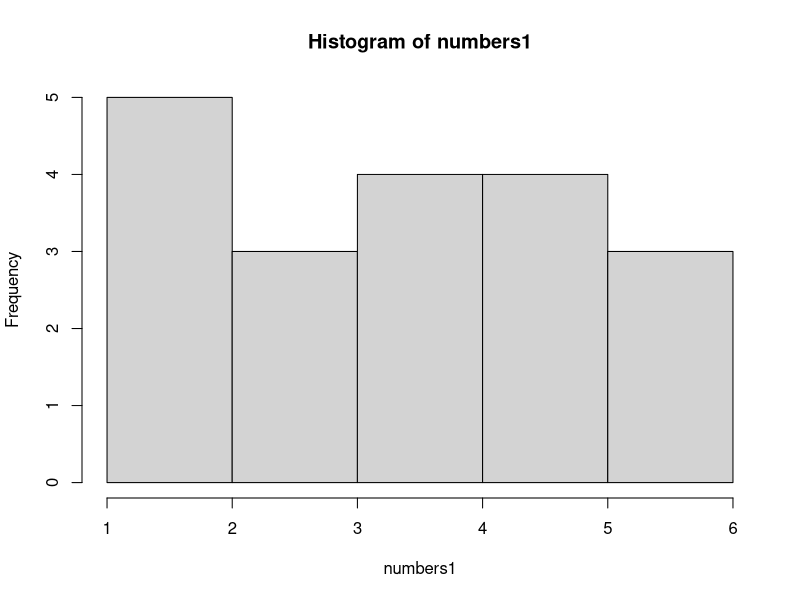
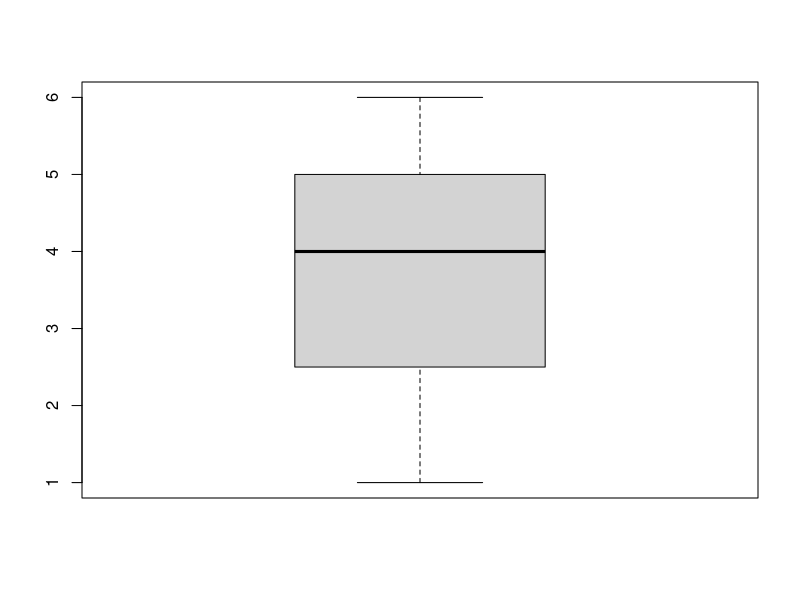
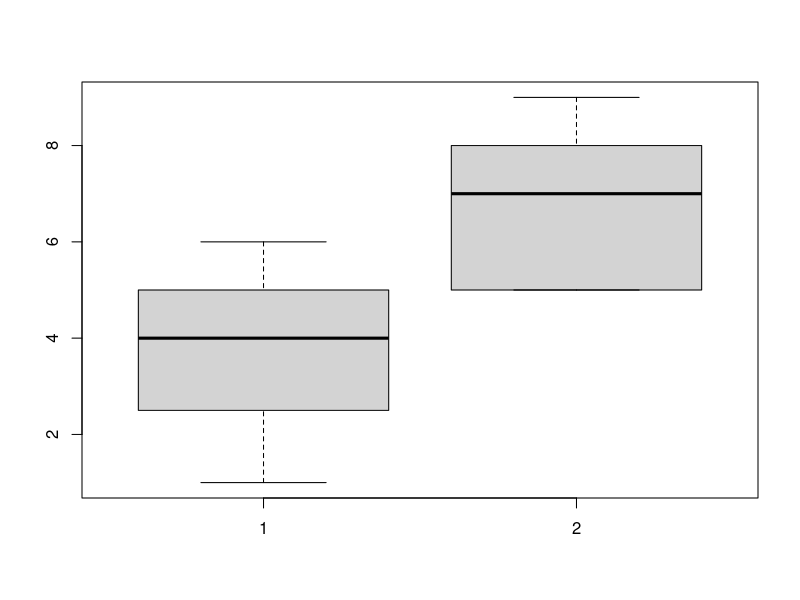
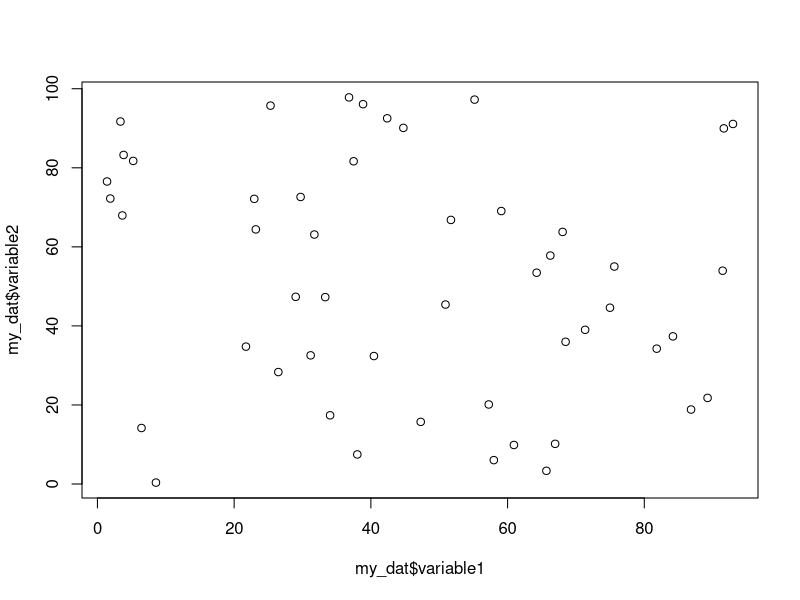
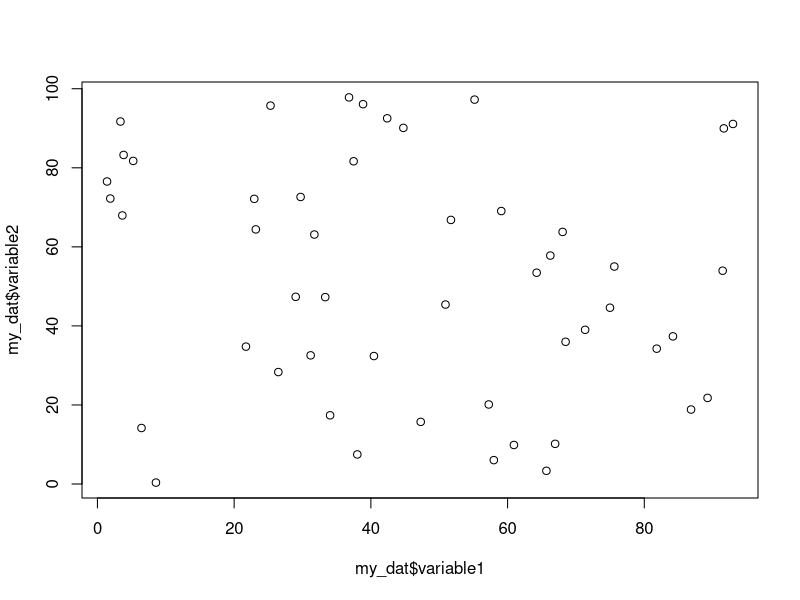
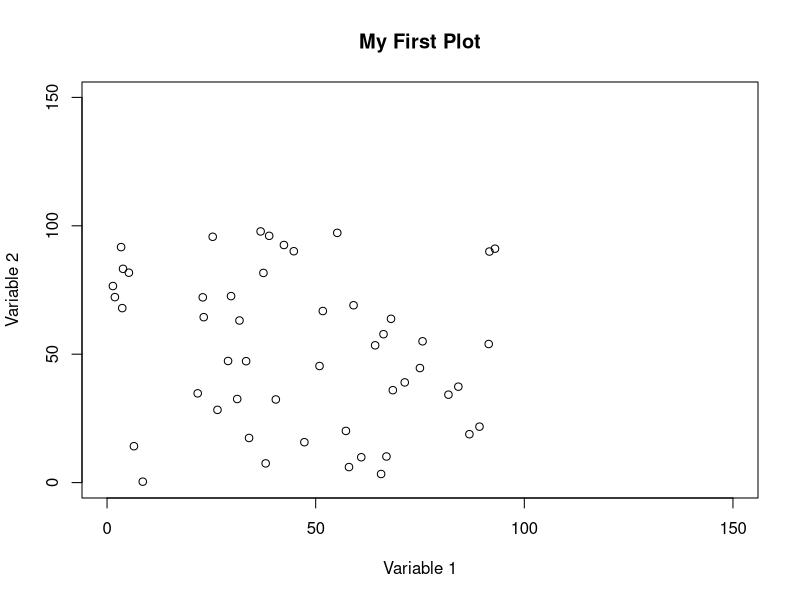

The R source for these figures, in order:
# Visualizations with Base R

# Univariate Statistics

numbers1 <- c(1, 1, 1, 2, 2, 3, 3, 3, 4, 4, 4, 4, 5, 5, 5, 5, 6, 6, 6)

hist(numbers1)

boxplot(numbers1)

numbers2 <- c(5, 5, 5, 5, 5, 6, 6, 6, 7, 7, 7, 8, 8, 8, 9, 9, 9)

boxplot(numbers1, numbers2)


# Bivariate Statistics

# make some fake data to create a scatterplot

# rnorm - normal distribution
# rpois - poisson
# rbinom - binomial
# runif - uniform

variable1 <- runif(50, 0, 100)
variable2 <- runif(50, 0, 100)
my_dat <- data.frame(variable1, variable2)

# this does the same thing as the previous three lines
my_dat <-
  data.frame("variable1" = runif(50, 0, 100),
             "variable2" = runif(50, 0, 100))

# Scatterplot
plot(my_dat$variable1, my_dat$variable2)

# this does the same thing
plot(x = my_dat$variable1, y = my_dat$variable2)

# Base R has some limited graphics customization ability
plot(
  my_dat$variable1,
  my_dat$variable2,
  main = "My First Plot",  # add main title
  xlab = "Variable 1",     # x axis label
  ylab = "Variable 2",     # y axis label
  ylim = c(0, 150),        # set the length of the x and y axes
  xlim = c(0, 150)
)

?plot
